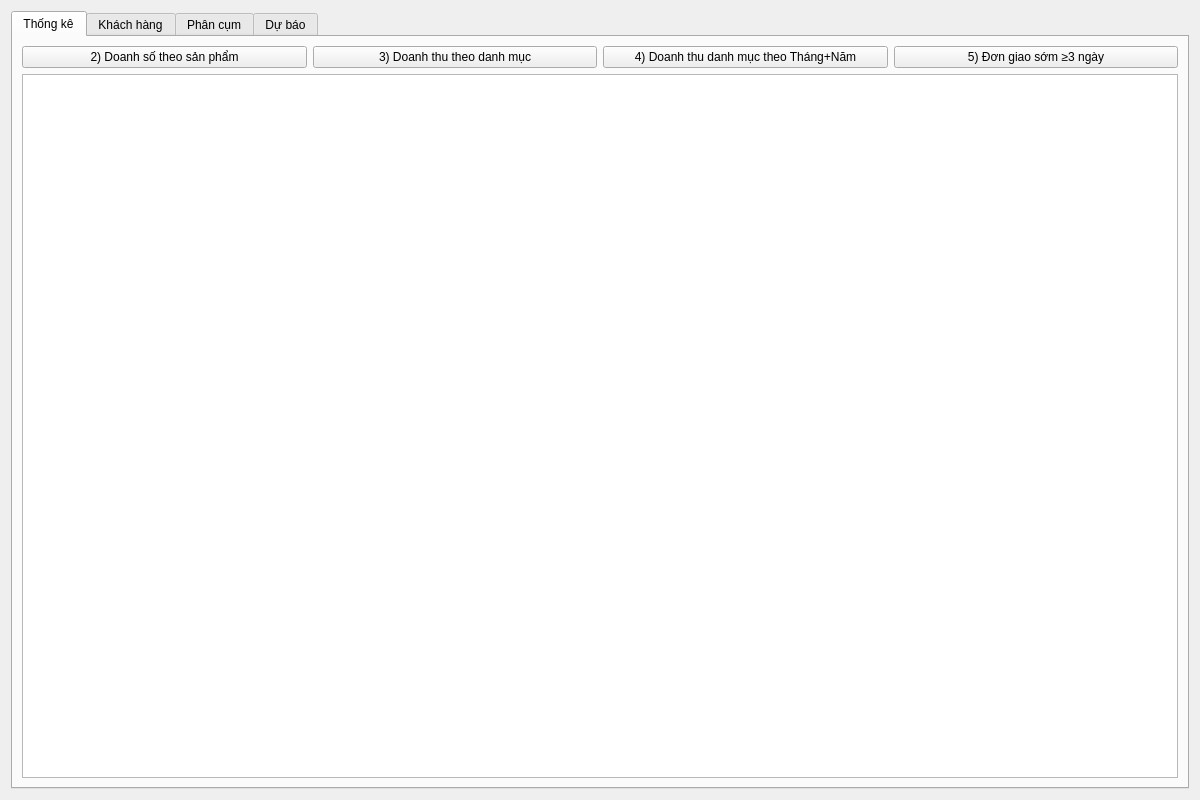
<?xml version="1.0" encoding="UTF-8"?>
<ui version="4.0">
 <class>App</class>
 <widget class="QWidget" name="App">
  <property name="geometry">
   <rect>
    <x>0</x>
    <y>0</y>
    <width>1200</width>
    <height>800</height>
   </rect>
  </property>
  <property name="windowTitle">
   <string>Retails Manager</string>
  </property>
  <layout class="QVBoxLayout" name="verticalLayout">
   <item>
    <widget class="QTabWidget" name="tabs">
     <property name="currentIndex">
      <number>0</number>
     </property>

     <!-- TAB: THỐNG KÊ -->
     <widget class="QWidget" name="tab_stats">
      <attribute name="title">
       <string>Thống kê</string>
      </attribute>
      <layout class="QVBoxLayout" name="verticalLayout_stats">
       <item>
        <layout class="QHBoxLayout" name="horizontalLayout_stats_buttons">
         <item><widget class="QPushButton" name="btn_stat_2"><property name="text"><string>2) Doanh số theo sản phẩm</string></property></widget></item>
         <item><widget class="QPushButton" name="btn_stat_3"><property name="text"><string>3) Doanh thu theo danh mục</string></property></widget></item>
         <item><widget class="QPushButton" name="btn_stat_4"><property name="text"><string>4) Doanh thu danh mục theo Tháng+Năm</string></property></widget></item>
         <item><widget class="QPushButton" name="btn_stat_5"><property name="text"><string>5) Đơn giao sớm ≥3 ngày</string></property></widget></item>
        </layout>
       </item>
       <item><widget class="QTableWidget" name="tbl_stats"/></item>
      </layout>
     </widget>

     <!-- TAB: KHÁCH HÀNG -->
     <widget class="QWidget" name="tab_customer">
      <attribute name="title">
       <string>Khách hàng</string>
      </attribute>
      <layout class="QVBoxLayout" name="verticalLayout_customer">
       <item>
        <layout class="QHBoxLayout" name="horizontalLayout_customer_inputs">
         <item><widget class="QLabel" name="label_customer_id"><property name="text"><string>CustomerID</string></property></widget></item>
         <item><widget class="QLineEdit" name="inp_cid"/></item>
         <item><widget class="QPushButton" name="btn_load"><property name="text"><string>Tải</string></property></widget></item>
        </layout>
       </item>
       <item><widget class="QLabel" name="label_thong_tin"><property name="text"><string>Thông tin</string></property></widget></item>
       <item><widget class="QTableWidget" name="tbl_cust"/></item>
       <item><widget class="QLabel" name="label_don_hang"><property name="text"><string>Đơn hàng</string></property></widget></item>
       <item><widget class="QTableWidget" name="tbl_orders"/></item>
      </layout>
     </widget>

     <!-- TAB: PHÂN CỤM -->
     <widget class="QWidget" name="tab_cluster">
      <attribute name="title">
       <string>Phân cụm</string>
      </attribute>
      <layout class="QVBoxLayout" name="verticalLayout_cluster">
       <item>
        <layout class="QHBoxLayout" name="horizontalLayout_kmeans">
         <item><widget class="QLabel" name="label_k"><property name="text"><string>Số cụm (k)</string></property></widget></item>
         <item><widget class="QComboBox" name="cbo_k">
           <item><property name="text"><string>3</string></property></item>
           <item><property name="text"><string>4</string></property></item>
           <item><property name="text"><string>5</string></property></item>
           <item><property name="text"><string>6</string></property></item>
         </widget></item>
         <item><widget class="QPushButton" name="btn_train"><property name="text"><string>Huấn luyện KMeans</string></property></widget></item>
        </layout>
       </item>
       <item>
        <layout class="QHBoxLayout" name="horizontalLayout_cluster_view">
         <item><widget class="QLabel" name="label_cluster"><property name="text"><string>Cụm</string></property></widget></item>
         <item><widget class="QComboBox" name="cbo_cluster"/></item>
         <item><widget class="QPushButton" name="btn_showc"><property name="text"><string>Xem cụm</string></property></widget></item>
        </layout>
       </item>
       <item><widget class="QTableWidget" name="tbl_cluster"/></item>
      </layout>
     </widget>

     <!-- TAB: DỰ BÁO -->
     <widget class="QWidget" name="tab_forecast">
      <attribute name="title">
       <string>Dự báo</string>
      </attribute>
      <layout class="QVBoxLayout" name="verticalLayout_forecast">

       <item>
        <widget class="QTabWidget" name="forecast_tabs">

         <widget class="QWidget" name="tab_forecast_cat">
          <attribute name="title"><string>Dự báo theo Category</string></attribute>
          <layout class="QVBoxLayout" name="vl_cat">
           <item>
            <layout class="QHBoxLayout" name="hl_cat_input">
             <item><widget class="QLabel" name="label_category"><property name="text"><string>CategoryID</string></property></widget></item>
             <item><widget class="QLineEdit" name="inp_cat"/></item>
             <item><widget class="QPushButton" name="btn_cat"><property name="text"><string>Dự báo 12 tháng</string></property></widget></item>
            </layout>
           </item>
           <item><widget class="QLabel" name="label_hist_cat"><property name="text"><string>Lịch sử</string></property></widget></item>
           <item><widget class="QTableWidget" name="tbl_hist_cat"/></item>
           <item><widget class="QLabel" name="label_fore_cat"><property name="text"><string>Dự báo</string></property></widget></item>
           <item><widget class="QTableWidget" name="tbl_fore_cat"/></item>
          </layout>
         </widget>

         <widget class="QWidget" name="tab_forecast_prod">
          <attribute name="title"><string>Dự báo theo Product</string></attribute>
          <layout class="QVBoxLayout" name="vl_prod">
           <item>
            <layout class="QHBoxLayout" name="hl_prod_input">
             <item><widget class="QLabel" name="label_product"><property name="text"><string>ProductID</string></property></widget></item>
             <item><widget class="QLineEdit" name="inp_prod"/></item>
             <item><widget class="QPushButton" name="btn_prod"><property name="text"><string>Dự báo 12 tháng</string></property></widget></item>
            </layout>
           </item>
           <item><widget class="QLabel" name="label_hist_prod"><property name="text"><string>Lịch sử</string></property></widget></item>
           <item><widget class="QTableWidget" name="tbl_hist_prod"/></item>
           <item><widget class="QLabel" name="label_fore_prod"><property name="text"><string>Dự báo</string></property></widget></item>
           <item><widget class="QTableWidget" name="tbl_fore_prod"/></item>
          </layout>
         </widget>

        </widget>
       </item>

      </layout>
     </widget>

    </widget>
   </item>
  </layout>
 </widget>
 <resources/>
 <connections/>
</ui>
